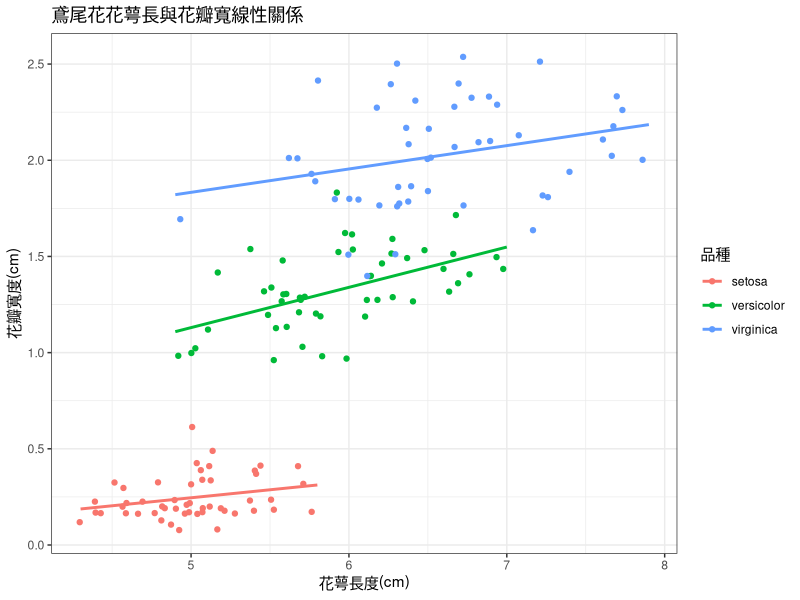

Here is the R script that generated this plot:
## ---- chunk 1
print('Hello world!')
## ---- chunk 2
pkg <- 'ggplot2'
if ( pkg %in% installed.packages() == TRUE) install.packages(pkg) 
invisible(lapply(pkg, library, character.only = TRUE))

ggplot(data = iris, mapping = aes(x = Sepal.Length, y = Petal.Width, color = Species))+
  geom_jitter()+
  geom_smooth(method='lm',se=F)+
  theme_bw()+
  labs(x='花萼長度(cm)',
       y='花瓣寬度(cm)',
       color = '品種',
       title = '鳶尾花花萼長與花瓣寬線性關係')
